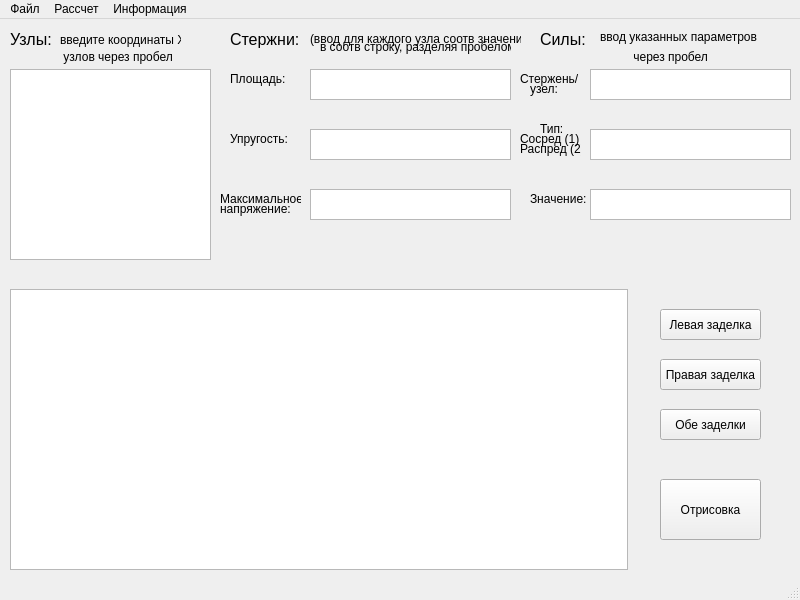
<?xml version="1.0" encoding="UTF-8"?>
<ui version="4.0">
 <class>MainWindow</class>
 <widget class="QMainWindow" name="MainWindow">
  <property name="windowModality">
   <enum>Qt::ApplicationModal</enum>
  </property>
  <property name="geometry">
   <rect>
    <x>0</x>
    <y>0</y>
    <width>800</width>
    <height>600</height>
   </rect>
  </property>
  <property name="sizePolicy">
   <sizepolicy hsizetype="Preferred" vsizetype="Preferred">
    <horstretch>0</horstretch>
    <verstretch>0</verstretch>
   </sizepolicy>
  </property>
  <property name="minimumSize">
   <size>
    <width>800</width>
    <height>600</height>
   </size>
  </property>
  <property name="windowTitle">
   <string>Sapr_P</string>
  </property>
  <property name="windowIcon">
   <iconset>
    <normaloff>icon.bmp</normaloff>icon.bmp</iconset>
  </property>
  <property name="animated">
   <bool>true</bool>
  </property>
  <widget class="QWidget" name="centralwidget">
   <property name="enabled">
    <bool>true</bool>
   </property>
   <property name="sizePolicy">
    <sizepolicy hsizetype="Expanding" vsizetype="Expanding">
     <horstretch>0</horstretch>
     <verstretch>0</verstretch>
    </sizepolicy>
   </property>
   <property name="minimumSize">
    <size>
     <width>640</width>
     <height>480</height>
    </size>
   </property>
   <widget class="QLabel" name="Uzli">
    <property name="geometry">
     <rect>
      <x>10</x>
      <y>10</y>
      <width>61</width>
      <height>21</height>
     </rect>
    </property>
    <property name="font">
     <font>
      <pointsize>12</pointsize>
     </font>
    </property>
    <property name="text">
     <string>Узлы:</string>
    </property>
   </widget>
   <widget class="QLabel" name="Sterjni">
    <property name="geometry">
     <rect>
      <x>230</x>
      <y>10</y>
      <width>81</width>
      <height>21</height>
     </rect>
    </property>
    <property name="font">
     <font>
      <pointsize>12</pointsize>
     </font>
    </property>
    <property name="text">
     <string>Стержни:</string>
    </property>
   </widget>
   <widget class="QPushButton" name="refresh">
    <property name="geometry">
     <rect>
      <x>660</x>
      <y>460</y>
      <width>101</width>
      <height>61</height>
     </rect>
    </property>
    <property name="text">
     <string>Отрисовка</string>
    </property>
   </widget>
   <widget class="QGraphicsView" name="paint_widget">
    <property name="geometry">
     <rect>
      <x>10</x>
      <y>270</y>
      <width>618</width>
      <height>281</height>
     </rect>
    </property>
    <property name="sizePolicy">
     <sizepolicy hsizetype="Expanding" vsizetype="Expanding">
      <horstretch>0</horstretch>
      <verstretch>0</verstretch>
     </sizepolicy>
    </property>
    <property name="mouseTracking">
     <bool>true</bool>
    </property>
    <property name="autoFillBackground">
     <bool>true</bool>
    </property>
    <property name="sizeAdjustPolicy">
     <enum>QAbstractScrollArea::AdjustIgnored</enum>
    </property>
   </widget>
   <widget class="QLabel" name="Sili">
    <property name="geometry">
     <rect>
      <x>540</x>
      <y>10</y>
      <width>51</width>
      <height>21</height>
     </rect>
    </property>
    <property name="font">
     <font>
      <pointsize>12</pointsize>
     </font>
    </property>
    <property name="text">
     <string>Силы:</string>
    </property>
   </widget>
   <widget class="QPushButton" name="left_zadel">
    <property name="geometry">
     <rect>
      <x>660</x>
      <y>290</y>
      <width>101</width>
      <height>31</height>
     </rect>
    </property>
    <property name="text">
     <string>Левая заделка</string>
    </property>
    <property name="autoRepeat">
     <bool>false</bool>
    </property>
   </widget>
   <widget class="QPushButton" name="right_zadel">
    <property name="geometry">
     <rect>
      <x>660</x>
      <y>340</y>
      <width>101</width>
      <height>31</height>
     </rect>
    </property>
    <property name="text">
     <string>Правая заделка</string>
    </property>
    <property name="autoRepeat">
     <bool>false</bool>
    </property>
   </widget>
   <widget class="QPushButton" name="dual_zadel">
    <property name="geometry">
     <rect>
      <x>660</x>
      <y>390</y>
      <width>101</width>
      <height>31</height>
     </rect>
    </property>
    <property name="text">
     <string>Обе заделки</string>
    </property>
    <property name="autoRepeat">
     <bool>false</bool>
    </property>
   </widget>
   <widget class="QTextEdit" name="Uzli_table">
    <property name="geometry">
     <rect>
      <x>10</x>
      <y>50</y>
      <width>201</width>
      <height>191</height>
     </rect>
    </property>
   </widget>
   <widget class="QLabel" name="label">
    <property name="geometry">
     <rect>
      <x>60</x>
      <y>10</y>
      <width>121</width>
      <height>21</height>
     </rect>
    </property>
    <property name="text">
     <string>введите координаты Х</string>
    </property>
   </widget>
   <widget class="QLabel" name="label_2">
    <property name="geometry">
     <rect>
      <x>60</x>
      <y>30</y>
      <width>141</width>
      <height>16</height>
     </rect>
    </property>
    <property name="text">
     <string> узлов через пробел</string>
    </property>
   </widget>
   <widget class="QLabel" name="label_5">
    <property name="geometry">
     <rect>
      <x>230</x>
      <y>50</y>
      <width>61</width>
      <height>20</height>
     </rect>
    </property>
    <property name="text">
     <string>Площадь:</string>
    </property>
   </widget>
   <widget class="QLabel" name="label_6">
    <property name="geometry">
     <rect>
      <x>230</x>
      <y>110</y>
      <width>61</width>
      <height>20</height>
     </rect>
    </property>
    <property name="text">
     <string>Упругость:</string>
    </property>
   </widget>
   <widget class="QLabel" name="label_7">
    <property name="geometry">
     <rect>
      <x>220</x>
      <y>170</y>
      <width>81</width>
      <height>20</height>
     </rect>
    </property>
    <property name="text">
     <string>Максимальное</string>
    </property>
   </widget>
   <widget class="QLabel" name="label_8">
    <property name="geometry">
     <rect>
      <x>220</x>
      <y>180</y>
      <width>71</width>
      <height>20</height>
     </rect>
    </property>
    <property name="text">
     <string>напряжение:</string>
    </property>
   </widget>
   <widget class="QLabel" name="label_9">
    <property name="geometry">
     <rect>
      <x>310</x>
      <y>10</y>
      <width>211</width>
      <height>20</height>
     </rect>
    </property>
    <property name="text">
     <string>(ввод для каждого узла соотв значения</string>
    </property>
   </widget>
   <widget class="QLabel" name="label_10">
    <property name="geometry">
     <rect>
      <x>320</x>
      <y>20</y>
      <width>191</width>
      <height>16</height>
     </rect>
    </property>
    <property name="text">
     <string>в соотв строку, разделяя пробелом)</string>
    </property>
   </widget>
   <widget class="QTextEdit" name="Ster_table_3">
    <property name="geometry">
     <rect>
      <x>310</x>
      <y>50</y>
      <width>201</width>
      <height>31</height>
     </rect>
    </property>
   </widget>
   <widget class="QTextEdit" name="Ster_table_4">
    <property name="geometry">
     <rect>
      <x>310</x>
      <y>110</y>
      <width>201</width>
      <height>31</height>
     </rect>
    </property>
   </widget>
   <widget class="QTextEdit" name="Ster_table_5">
    <property name="geometry">
     <rect>
      <x>310</x>
      <y>170</y>
      <width>201</width>
      <height>31</height>
     </rect>
    </property>
   </widget>
   <widget class="QTextEdit" name="Sili_table_1">
    <property name="geometry">
     <rect>
      <x>590</x>
      <y>50</y>
      <width>201</width>
      <height>31</height>
     </rect>
    </property>
   </widget>
   <widget class="QLabel" name="label_11">
    <property name="geometry">
     <rect>
      <x>520</x>
      <y>50</y>
      <width>61</width>
      <height>20</height>
     </rect>
    </property>
    <property name="text">
     <string>Стержень/</string>
    </property>
   </widget>
   <widget class="QLabel" name="label_12">
    <property name="geometry">
     <rect>
      <x>530</x>
      <y>60</y>
      <width>41</width>
      <height>20</height>
     </rect>
    </property>
    <property name="text">
     <string>узел:</string>
    </property>
   </widget>
   <widget class="QLabel" name="label_13">
    <property name="geometry">
     <rect>
      <x>540</x>
      <y>100</y>
      <width>31</width>
      <height>20</height>
     </rect>
    </property>
    <property name="text">
     <string>Тип:</string>
    </property>
   </widget>
   <widget class="QLabel" name="label_14">
    <property name="geometry">
     <rect>
      <x>520</x>
      <y>110</y>
      <width>61</width>
      <height>20</height>
     </rect>
    </property>
    <property name="text">
     <string>Сосред (1)</string>
    </property>
   </widget>
   <widget class="QLabel" name="label_15">
    <property name="geometry">
     <rect>
      <x>530</x>
      <y>170</y>
      <width>61</width>
      <height>20</height>
     </rect>
    </property>
    <property name="text">
     <string>Значение:</string>
    </property>
   </widget>
   <widget class="QTextEdit" name="Sili_table_2">
    <property name="geometry">
     <rect>
      <x>590</x>
      <y>110</y>
      <width>201</width>
      <height>31</height>
     </rect>
    </property>
   </widget>
   <widget class="QTextEdit" name="Sili_table_3">
    <property name="geometry">
     <rect>
      <x>590</x>
      <y>170</y>
      <width>201</width>
      <height>31</height>
     </rect>
    </property>
   </widget>
   <widget class="QLabel" name="label_16">
    <property name="geometry">
     <rect>
      <x>600</x>
      <y>10</y>
      <width>161</width>
      <height>16</height>
     </rect>
    </property>
    <property name="text">
     <string>ввод указанных параметров</string>
    </property>
   </widget>
   <widget class="QLabel" name="label_17">
    <property name="geometry">
     <rect>
      <x>630</x>
      <y>30</y>
      <width>91</width>
      <height>16</height>
     </rect>
    </property>
    <property name="text">
     <string> через пробел</string>
    </property>
   </widget>
   <widget class="QLabel" name="label_18">
    <property name="geometry">
     <rect>
      <x>520</x>
      <y>120</y>
      <width>61</width>
      <height>20</height>
     </rect>
    </property>
    <property name="text">
     <string>Распред (2)</string>
    </property>
   </widget>
  </widget>
  <widget class="QStatusBar" name="statusbar"/>
  <widget class="QMenuBar" name="menubar">
   <property name="geometry">
    <rect>
     <x>0</x>
     <y>0</y>
     <width>800</width>
     <height>21</height>
    </rect>
   </property>
   <widget class="QMenu" name="menu_rasschet_2">
    <property name="title">
     <string>Рассчет</string>
    </property>
    <addaction name="menu_rasschet"/>
   </widget>
   <widget class="QMenu" name="menu_info">
    <property name="title">
     <string>Информация</string>
    </property>
    <addaction name="menu_help"/>
    <addaction name="separator"/>
    <addaction name="menu_about"/>
   </widget>
   <widget class="QMenu" name="menu_file">
    <property name="title">
     <string>Файл</string>
    </property>
    <addaction name="menu_save"/>
    <addaction name="menu_open"/>
   </widget>
   <addaction name="menu_file"/>
   <addaction name="menu_rasschet_2"/>
   <addaction name="menu_info"/>
  </widget>
  <action name="action">
   <property name="text">
    <string>Сохранить</string>
   </property>
  </action>
  <action name="action_2">
   <property name="text">
    <string>Открыть</string>
   </property>
  </action>
  <action name="menu_rasschet">
   <property name="text">
    <string>Рассчет</string>
   </property>
   <property name="statusTip">
    <string>Рассчитать нагрузки</string>
   </property>
   <property name="shortcut">
    <string>Ctrl+R</string>
   </property>
  </action>
  <action name="menu_help">
   <property name="text">
    <string>Помощь</string>
   </property>
  </action>
  <action name="menu_about">
   <property name="text">
    <string>О разработчике</string>
   </property>
  </action>
  <action name="menu_save">
   <property name="text">
    <string>Сохранить</string>
   </property>
   <property name="iconText">
    <string>Сохранить</string>
   </property>
   <property name="toolTip">
    <string>Сохранить</string>
   </property>
   <property name="statusTip">
    <string>Сохранить файл</string>
   </property>
   <property name="whatsThis">
    <string/>
   </property>
   <property name="shortcut">
    <string>Ctrl+S</string>
   </property>
  </action>
  <action name="menu_open">
   <property name="text">
    <string>Открыть</string>
   </property>
   <property name="statusTip">
    <string>Открыть файл</string>
   </property>
   <property name="shortcut">
    <string>Ctrl+O</string>
   </property>
  </action>
 </widget>
 <resources/>
 <connections/>
</ui>
